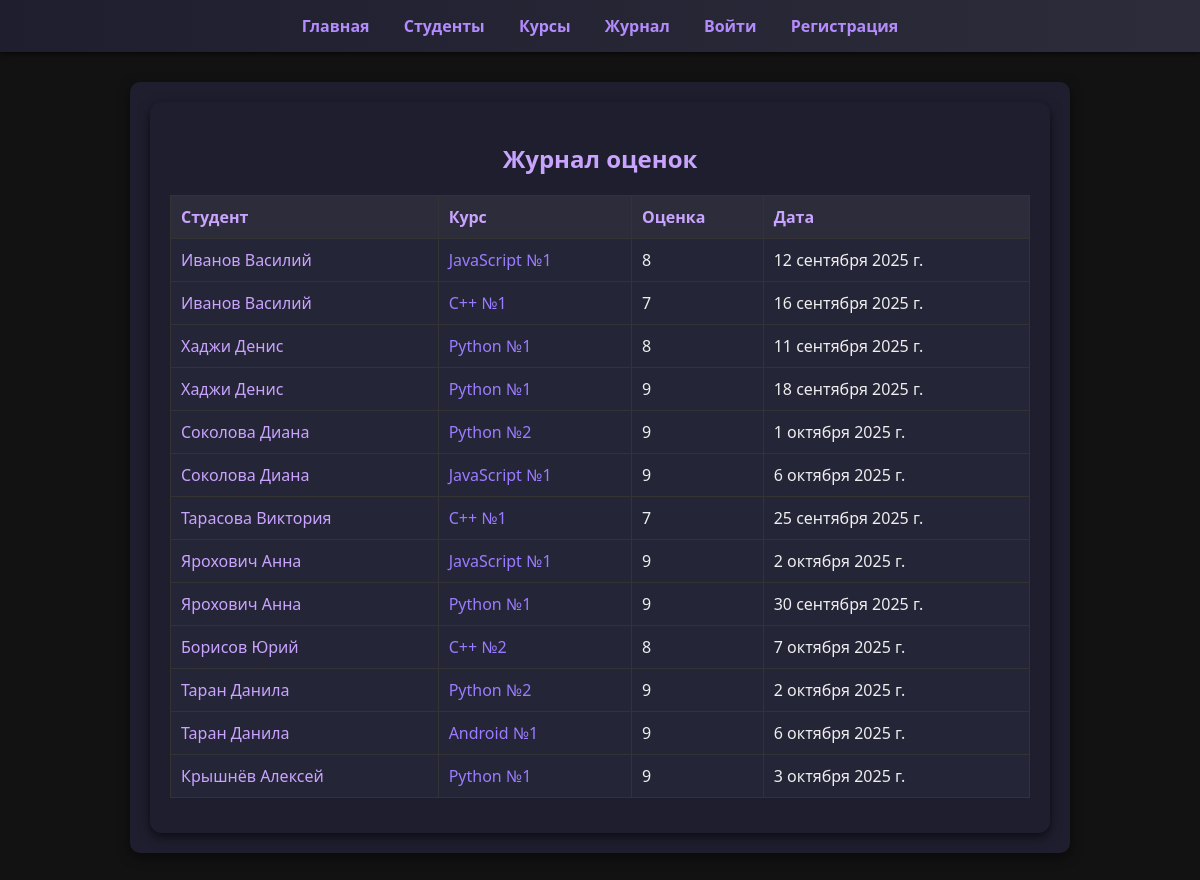
The page /journal/ on the database its author committed.
### main/models.py (models this page shows, shortened)
class Student(models.Model):
    name = models.CharField(max_length=30, verbose_name="Имя")
    surname = models.CharField(max_length=30, verbose_name="Фамилия")
    age = models.SmallIntegerField(
        validators=[MinValueValidator(18), MaxValueValidator(100)],
        verbose_name="Возраст"
    )
    sex = models.CharField(
        max_length=10,
        choices=[('m', 'Мужчина'), ('f', 'Женщина')],
        verbose_name="Пол"
    )
    active = models.BooleanField(default=True, verbose_name="Активный")
    photo = models.ImageField(
        upload_to = 'students/',
        blank = True,
        null = True,
        verbose_name="Фото"
    )
    course = models.ManyToManyField("Course", blank=True, verbose_name="Курсы")

class Grade(models.Model):
    person = models.ForeignKey(Student, on_delete=models.CASCADE, related_name="grades")
    course = models.ForeignKey(Course, on_delete=models.CASCADE, null=True)
    grade = models.PositiveSmallIntegerField(
        validators=[MinValueValidator(0), MaxValueValidator(100)],
        verbose_name="Оценка"
    )
    date = models.DateField(null=True, verbose_name="Дата оценки")
    date_add = models.DateField(auto_now_add=True)
    date_update = models.DateField(auto_now=True)

class Course(models.Model):
    langs = [
        ('py', 'Python'),
        ('js', 'JavaScript'),
        ('c', 'C++'),
        ('an', 'Android'),
    ]
    name = models.CharField(choices=langs, max_length=20, verbose_name="Курс")
    course_num = models.SmallIntegerField(default=1, verbose_name="Номер курса")
    start_date = models.DateField(null=True, verbose_name="Начало курса")
    end_date = models.DateField(null=True, verbose_name="Окончание курса")
    description = models.TextField(blank=True, verbose_name="Описание")

### main/views.py (the view)
# urls.py: path("journal/", views.journal, name="journal"),
def journal(request):
    students = Student.objects.prefetch_related("grades__course").all()
    return render(request, "journal.html", {"students": students})

### templates/journal.html (shortened to what this page needs)
{% extends "base.html" %}
{% block content %}
<div style="background:#1e1e2f; padding:20px; border-radius:12px; box-shadow:0 4px 12px rgba(0,0,0,0.6);">
    <h2 style="color:#c9a4ff;">Журнал оценок</h2>
    <table style="width:100%; border-collapse:collapse; margin-top:20px;">
        <thead>
            <tr style="background:#2c2c3a; color:#c9a4ff;">
                <th style="padding:10px; border:1px solid #333;">Студент</th>
                <th style="padding:10px; border:1px solid #333;">Курс</th>
                <th style="padding:10px; border:1px solid #333;">Оценка</th>
                <th style="padding:10px; border:1px solid #333;">Дата</th>
            </tr>
        </thead>
        <tbody>
            {% for student in students %}
                {% for grade in student.grades.all %}
                    <tr style="background:#252538; color:#eee;">
                        <td style="padding:10px; border:1px solid #333;">
                            <a href="{% url 'main:student_detail' student.pk %}"
                               style="color:#c9a4ff; text-decoration:none;">
                                {{ student.surname }} {{ student.name }}
                            </a>
                        </td>
                        <td style="padding:10px; border:1px solid #333;">
                            <a href="{% url 'main:course_detail' grade.course.pk %}"
                               style="color:#9b7cff; text-decoration:none;">
                                {{ grade.course.get_name_display }} №{{ grade.course.course_num }}
                            </a>
                        </td>
                        <td style="padding:10px; border:1px solid #333;">{{ grade.grade }}</td>
                        <td style="padding:10px; border:1px solid #333;">{{ grade.date }}</td>
                    </tr>
                {% empty %}
                    <tr><td colspan="4" style="padding:10px; text-align:center; color:#888;">Нет оценок</td></tr>
                {% endfor %}
            {% empty %}
                <tr><td colspan="4" style="padding:10px; text-align:center; color:#888;">Нет студентов</td></tr>
            {% endfor %}
        </tbody>
    </table>
</div>
{% endblock %}

### static/css/style.css (style rules this page uses)
body { margin: 0; font-family: 'Segoe UI', Tahoma, sans-serif; background-color: #121212; color: #e0e0e0; }
h1, h2, h3 { color: #c9a4ff; text-align: center; }
ul, table { width: 100%; padding: 0; margin: 15px 0; }
a { color: #b38bfc; text-decoration: none; }
table { border-collapse: collapse; width: 100%; }
table th, table td { padding: 10px; border: 1px solid #333; text-align: left; }
table th { background-color: #2c2c3a; color: #c9a4ff; }

### rows shown on the page
Student: surname "Иванов", name "Василий"
Grade: course.name "JavaScript", course.course_num "1", grade "8", date "12 сентября 2025 г."
Grade: course.name "C++", course.course_num "1", grade "7", date "16 сентября 2025 г."
Student: surname "Хаджи", name "Денис"
Grade: course.name "Python", course.course_num "1", grade "8", date "11 сентября 2025 г."
Grade: course.name "Python", course.course_num "1", grade "9", date "18 сентября 2025 г."
Student: surname "Соколова", name "Диана"
Grade: course.name "Python", course.course_num "2", grade "9", date "1 октября 2025 г."
Grade: course.name "JavaScript", course.course_num "1", grade "9", date "6 октября 2025 г."
Student: surname "Тарасова", name "Виктория"
Grade: course.name "C++", course.course_num "1", grade "7", date "25 сентября 2025 г."
Student: surname "Ярохович", name "Анна"
Grade: course.name "JavaScript", course.course_num "1", grade "9", date "2 октября 2025 г."
Grade: course.name "Python", course.course_num "1", grade "9", date "30 сентября 2025 г."
Student: surname "Борисов", name "Юрий"
Grade: course.name "C++", course.course_num "2", grade "8", date "7 октября 2025 г."
Student: surname "Таран", name "Данила"
Grade: course.name "Python", course.course_num "2", grade "9", date "2 октября 2025 г."
Grade: course.name "Android", course.course_num "1", grade "9", date "6 октября 2025 г."
Student: surname "Крышнёв", name "Алексей"
Grade: course.name "Python", course.course_num "1", grade "9", date "3 октября 2025 г."
